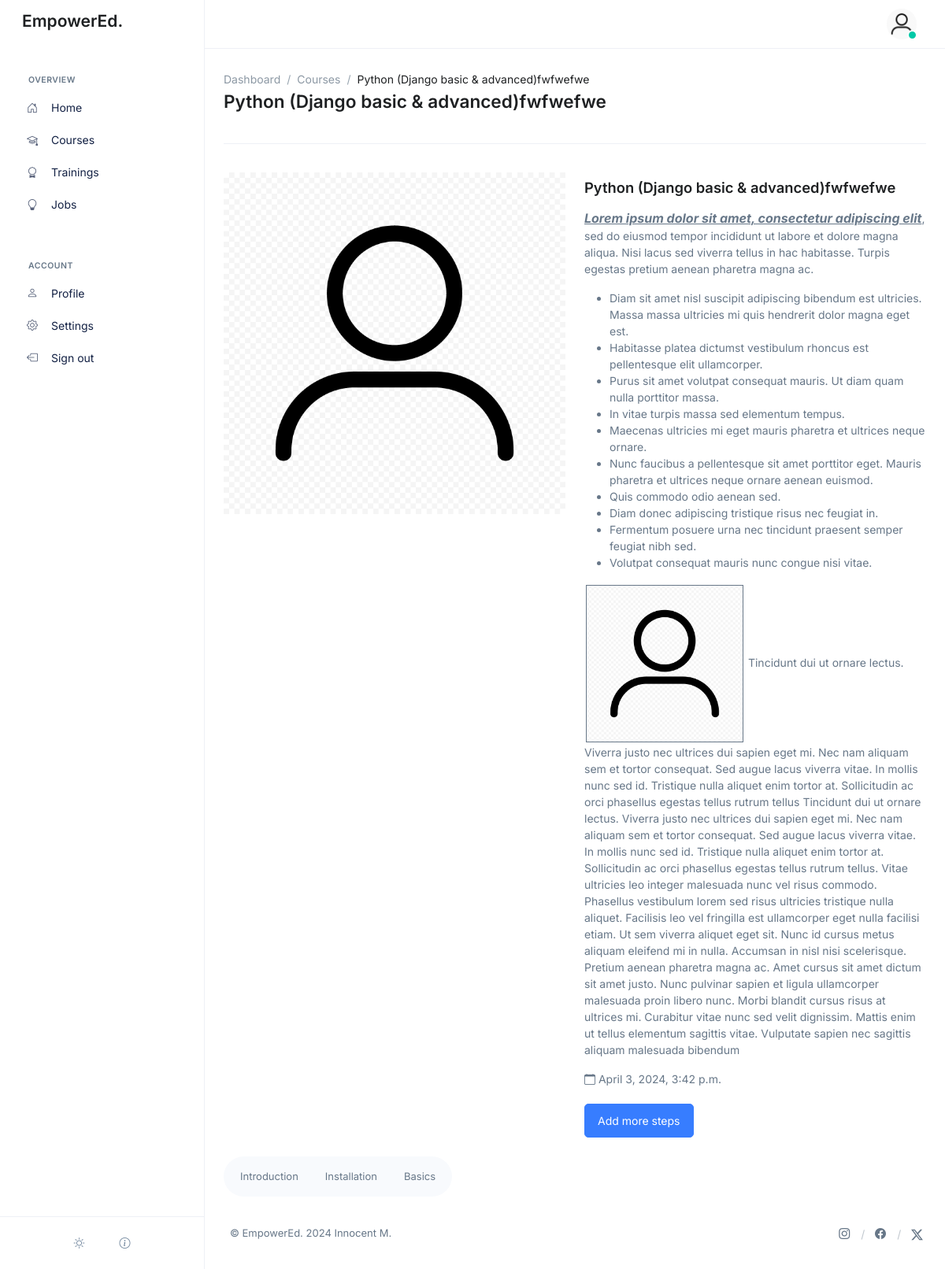
The app's page /core/dashboard/course/python-django-basic-advanced/ (signed in) with its own data.
### core/models.py (models this page shows, shortened)
class Courses(models.Model):
    user = models.ForeignKey(User, related_name="created_course", on_delete=models.CASCADE, null=True, blank=True)
    course_category = models.ForeignKey(Category, related_name="course_category", on_delete=models.SET_NULL, null=True, blank=True)
    title = models.CharField(max_length=255, unique=True)
    slug = models.SlugField(max_length=255)
    image = models.ImageField(upload_to='course/images/', null=True, blank=True)
    description = RichTextUploadingField(blank=True, null=True)
    date = models.DateTimeField(auto_now_add=True)
    updated = models.DateTimeField(auto_now=True)
    class Meta:
        verbose_name = 'Course'
        verbose_name_plural = 'Courses'

class CourseSteps(models.Model):
    course = models.ForeignKey(Courses, related_name="course_step", on_delete=models.SET_NULL, null=True, blank=True)
    title = models.CharField(max_length=255, null=True, blank=True)
    slug = models.SlugField(max_length=255)
    description = RichTextUploadingField(blank=True, null=True)
    date = models.DateTimeField(auto_now_add=True)
    updated = models.DateTimeField(auto_now=True)
    class Meta:
        verbose_name = 'Course Step'
        verbose_name_plural = 'Course Steps'

### core/views.py (the view)
# urls.py: path('dashboard/course/<slug:slug>/', views.course_detail, name='course_detail'),
@login_required(login_url='login')
def course_detail(request, slug):
    course = Courses.objects.get(slug=slug)
    course_step = CourseSteps.objects.all().filter(course=course).order_by('date')
    course_step_videos = CourseStepsVideos.objects.all().order_by('id')
    if request.method == 'POST':
        form = CourseStepForm(request.POST)
        if form.is_valid():
            course_step_instance = form.save(commit=False)
            course_step_instance.course = course  # Link the course step to the course
            course_step_instance.save()
            messages.success(request, 'Course step added successfully.')
            return redirect('course_detail', slug=slug)
        else:
            messages.error(request, 'Failed to add course step. Please check the form.')
    else:
        form = CourseStepForm()
    context = {
        'course': course,
        'course_step': course_step,
        'course_step_videos': course_step_videos,
        'form': form,
    }
    template_name = 'core/course-detail.html'
    return render(request, template_name, context)

### accounts/models.py (called while the page is built)
    @property
    def full_name(self):
        return f'{self.first_name} {self.last_name}'

### templates/core/course-detail.html (shortened to what this page needs)
{% extends 'core/base.html' %}
{% load static %}
{% block content %}
  <div class="page-header">
    <div class="row align-items-center">
      <div class="col-sm mb-2 mb-sm-0">
        <nav aria-label="breadcrumb">
          <ol class="breadcrumb breadcrumb-no-gutter">
            <li class="breadcrumb-item">
              <a class="breadcrumb-link" href="{% url 'dashboard' %}">Dashboard</a>
            </li>
            <li class="breadcrumb-item">
              <a class="breadcrumb-link" href="{% url 'courses' %}">Courses</a>
            </li>
            <li class="breadcrumb-item active" aria-current="page">{{ course.title|capfirst }}</li>
          </ol>
        </nav>
        <h1 class="page-header-title">{{ course.title|capfirst }}</h1>
      </div>
    </div>
  </div>
  <div class="row mb-4">
    <div class="col-md-6">
      <img class="img-fluid" width="500" height="100" src="{{ course.image.url }}" alt="{{ course.title }}" srcset="" />
    </div>
    <div class="col-md-6">
      <h3 class="mt-2">{{ course.title|capfirst }}</h3>
      <p>{{ course.description|safe|capfirst }}</p>
      <span>
        <i class="bi-calendar"></i>
        {{ course.date }}
      </span>
      <br />
      <br />
      {% if course.user == request.user %}
        <button type="button" class="btn btn-primary" data-bs-toggle="modal" data-bs-target="#courseStep">Add more steps</button>
      {% endif %}
    </div>
  </div>
  <div class="row">
    <div class="">
      <ul class="nav nav-segment nav-pills mb-2" role="tablist">
        {% for c_step in course_step %}
          <li class="nav-item">
            <a class="nav-link" id="course-step-{{ c_step.id }}-tab" href="#course-step-{{ c_step.id }}" data-bs-toggle="pill" data-bs-target="#course-step-{{ c_step.id }}" role="tab" aria-controls="course-step-{{ c_step.id }}" aria-selected="true">{{ c_step.title|capfirst }}</a>
          </li>
        {% endfor %}
      </ul>
    </div>
  </div>
{% endblock %}

### templates/core/base.html (shortened to what this page needs)
<!DOCTYPE html>
{% load static %}
{% load active_link_tags %}
<html lang="en">
  <head>
      <link rel="stylesheet" href="{% static '../node_modules/bootstrap-icons/font/bootstrap-icons.css' %}">
    <link rel="stylesheet" href="{% static 'assets/css/vendor.min.css' %}" />
    <link rel="stylesheet" href="{% static 'assets/css/theme.min.css@v=1.0.css' %}" />
  </head>
  <body
    class="has-navbar-vertical-aside navbar-vertical-aside-show-xl footer-offset">
    <header
      id="header"
      class="navbar navbar-expand-lg navbar-fixed navbar-height navbar-container navbar-bordered bg-white">
      <div class="navbar-nav-wrap">
        <div class="navbar-nav-wrap-content-end">
          <ul class="navbar-nav">
            <li class="nav-item">
              <div class="dropdown">
                <a
                  class="navbar-dropdown-account-wrapper"
                  href="javascript:;"
                  id="accountNavbarDropdown"
                  data-bs-toggle="dropdown"
                  aria-expanded="false"
                  data-bs-auto-close="outside"
                  data-bs-dropdown-animation>
                  <div class="avatar avatar-sm avatar-circle">
                    {% if request.user.image %}
                    <img
                      class="avatar-img"
                      src="{{ user.image.url }}"
                      alt="Image Description" />
                      {% else %}
                      <img
                      class="avatar-img"
                      src="{% static 'assets/img/user.png' %}"
                      alt="Image Description" />
                    {% endif %}
                    <span
                      class="avatar-status avatar-sm-status avatar-status-success"></span>
                  </div>
                </a>
              </div>
            </li>
          </ul>
        </div>
      </div>
    </header>
    <aside
      class="js-navbar-vertical-aside navbar navbar-vertical-aside navbar-vertical navbar-vertical-fixed navbar-expand-xl navbar-bordered bg-white">
      <div class="navbar-vertical-container">
        <div class="navbar-vertical-footer-offset">
          <a class="navbar-brand" href="{% url "dashboard" %}" aria-label="AllInOne">
            <h2> EmpowerEd. </h2>
            </a>
          <div class="navbar-vertical-content">
            <div
              id="navbarVerticalMenu"
              class="nav nav-pills nav-vertical card-navbar-nav">
              <span class="dropdown-header">Overview</span>
              <div class="nav-item">
                <a class="nav-link" href="{% url "dashboard" %}" role="button">
                  <i class="bi-house-door nav-icon"></i>
                  <span class="nav-link-title">Home</span>
                </a>
              </div>
              <div class="nav-item">
                <a class="nav-link {% active_link 'courses' %}" href="{% url "courses" %}"
                  data-placement="left">
                  <i class="bi bi-mortarboard nav-icon"></i>
                  <span class="nav-link-title">Courses</span>
                </a>
              </div>
              <div class="nav-item">
                <a class="nav-link {% active_link 'trainings' %}" href="{% url "trainings" %}"
                  data-placement="left">
                  <i class="bi bi-award nav-icon"></i>
                  <span class="nav-link-title">Trainings</span>
                </a>
              </div>
              <div class="nav-item">
                <a class="nav-link {% active_link 'jobs' %}" href="{% url "jobs" %}"
                  data-placement="left">
                  <i class="bi bi-lightbulb nav-icon"></i>
                  <span class="nav-link-title">Jobs</span>
                </a>
              </div>
              <span class="dropdown-header mt-6">Account</span>
              <div class="nav-item">
                <a class="nav-link  {% active_link 'profile' %}" href="{% url "profile" %}"
                  data-placement="left">
                  <i class="bi bi-person nav-icon"></i>
                  <span class="nav-link-title">Profile</span>
                </a>
              </div>
              <div class="nav-item">
                <a class="nav-link  {% active_link 'settings' %}" href="{% url "settings" %}" data-placement="left">
                  <i class="bi bi-gear nav-icon"></i>
                  <span class="nav-link-title">Settings</span>
                </a>
              </div>
              <div class="nav-item">
                <a class="nav-link " href="{% url 'logout' %}" data-placement="left">
                  <i class="bi bi-box-arrow-left nav-icon"></i>
                  <span class="nav-link-title">Sign out</span>
                </a>
              </div>
            </div>
          </div>
          <div class="navbar-vertical-footer">
            <ul class="navbar-vertical-footer-list">
              <li class="navbar-vertical-footer-list-item">
                <div class="dropdown dropup">
                  <button type="button"
                    class="btn btn-ghost-secondary btn-icon rounded-circle"
                    id="selectThemeDropdown" data-bs-toggle="dropdown"
                    aria-expanded="false" data-bs-dropdown-animation>
                  </button>
                </div>
              </li>
              <li class="navbar-vertical-footer-list-item">
                <div class="dropdown dropup">
                  <button type="button"
                    class="btn btn-ghost-secondary btn-icon rounded-circle"
                    id="otherLinksDropdown" data-bs-toggle="dropdown"
                    aria-expanded="false" data-bs-dropdown-animation>
                    <i class="bi-info-circle"></i>
                  </button>
                </div>
              </li>
            </ul>
          </div>
        </div>
      </div>
    </aside>
    <main id="content" role="main" class="main">
      <div class="content container-fluid">
        {% block content %}
        {% endblock content %}
      </div>
      <div class="footer">
        <div class="row justify-content-between align-items-center">
          <div class="col">
            <p class="fs-6 mb-0">&copy; EmpowerEd. <span
                class="d-none d-sm-inline-block">2024 Innocent M.</span></p>
          </div>
          <div class="col-auto">
            <div class="d-flex justify-content-end">
              <ul class="list-inline list-separator">
                <li class="list-inline-item">
                  <a class="list-separator-link" href="">
                    <i class="bi bi-instagram"></i>
                  </a>
                </li>
                <li class="list-inline-item">
                  <a class="list-separator-link" href="">
                    <i class="bi bi-facebook"></i>
                  </a>
                </li>
                <li class="list-inline-item">
                  <a class="list-separator-link" href="">
                    <svg xmlns="http://www.w3.org/2000/svg" width="15" height="15" fill="currentColor" class="bi bi-twitter-x" viewBox="0 0 16 16">
  <path d="M12.6.75h2.454l-5.36 6.142L16 15.25h-4.937l-3.867-5.07-4.425 5.07H.316l5.733-6.57L0 .75h5.063l3.495 4.633L12.601.75Zm-.86 13.028h1.36L4.323 2.145H2.865z"/>
</svg>
                  </a>
                </li>
              </ul>
            </div>
          </div>
        </div>
      </div>
  </body>
</html>

### templates/core/base.html (style rules this page uses)
* { transition: unset !important; }
body { opacity: 0; }

### records on screen
Courses: title "Python (Django basic & advanced)fwfwefwe", image (placeholder picture), description "Lorem ipsum dolor sit amet, consectetur adipiscing elit , sed do eiusmod tempor incididunt ut labore et dolore magna aliqua. Nisi lacus sed viverra tellus in hac habitasse. Turpis egestas pretium aenean pharetra magna ac. Diam sit amet nisl suscipit adipiscing bibendum est ultricies. Massa massa ultricies mi quis hendrerit dolor magna eget est. Habitasse platea dictumst vestibulum rhoncus est pellentesque elit ullamcorper. Purus sit amet volutpat consequat mauris. Ut diam quam nulla porttitor massa. In vitae turpis massa sed elementum tempus. Maecenas ultricies mi eget mauris pharetra et ultrices neque ornare. Nunc faucibus a pellentesque sit amet porttitor eget. Mauris pharetra et ultrices…", description (placeholder picture), date "April 3, 2024, 3:42 p.m."
CourseSteps: title "Introduction"
CourseSteps: title "Installation"
CourseSteps: title "Basics"
